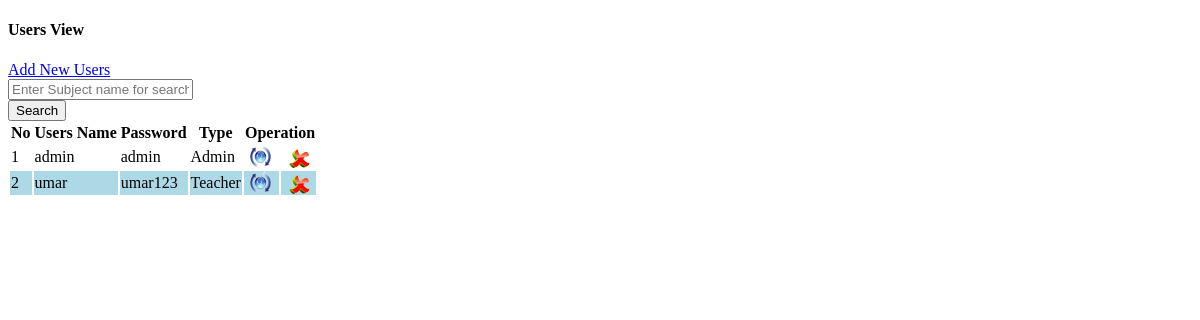
/View_Users.php, run on the app's committed database.
### tables this page shows
CREATE TABLE `users_tbl` (
  `u_id` int(10) UNSIGNED NOT NULL,
  `username` varchar(50) NOT NULL,
  `password` varchar(30) NOT NULL,
  `type` char(10) NOT NULL
);

### View_Users.php (the view, shortened to what this page needs)
<?php
$c=mysqli_connect("localhost","root","","database") or die("No Connection");
?>
<!DOCTYPE html PUBLIC "-//W3C//DTD XHTML 1.0 Transitional//EN" "http://www.w3.org/TR/xhtml1/DTD/xhtml1-transitional.dtd">
<html xmlns="http://www.w3.org/1999/xhtml">
<head>
<link rel="stylesheet" type="text/css" href="css/style_view.css" />
</head>
<body>
<div class="col-md-12  view-form-style">
    <div class="col-md-12 entry-head margin-20b">
        <h4 class="left">Users View</h4>
        <a class="btn btn-primary right" <a href="?tag=susers_entry">Add New Users</a>
    </div>
    <form role="form" data-toggle="validator" method="post" class="form-horizontal">
        <div class="form-group">
            <div class="col-md-9 col-md-offset-1     col-xs-9 col-sm-10">
                <input type="text" class="form-control" name="searchtxt" Placeholder="Enter Subject name for search" autocomplete="off"/></div>
            <input type="submit" name="btnsearch" value="Search" class="btn btn-info"/>
        </div>
    </form>
<div class="table-responsive">
    <form method="post">
        <table class="table table-bordered">
        <tr>
            <th>No</th>
            <th>Users Name</th>
            <th>Password</th>
            <th>Type</th>
            <th colspan="2">Operation</th>
        </tr>
         <?php
		 $key="";
	if($key !="")
		$sql_sel=mysqli_query($c,"SElECT * FROM users_tbl WHERE username  like '%$key%' ");
	else
        $sql_sel=mysqli_query($c,"SELECT * FROM users_tbl");
    $i=0;
    while($row=mysqli_fetch_array($sql_sel)){
    $i++;
    $color=($i%2==0)?"lightblue":"white";
    ?>
      <tr bgcolor="<?php echo $color?>">
            <td><?php echo $i;?></td>
            <td><?php echo $row['username'];?></td>
            <td><?php echo $row['password'];?></td>
            <td><?php echo $row['type'];?></td>
            <td align="center"><a href="?tag=susers_entry&opr=upd&rs_id=<?php echo $row['u_id'];?>" title="Upate"><img src="picture/update.png" /></a></td>
            <td align="center"><a href="?tag=view_users&opr=del&rs_id=<?php echo $row['u_id'];?>" title="Delete"><img src="picture/delete.png" /></a></td>
        </tr>
    <?php
    }
    ?>
     </table>
   </form>
</div>
</body>
</html>

### data on the page
users_tbl: username "admin", password "admin", type "Admin"
users_tbl: username "umar", password "umar123", type "Teacher"
